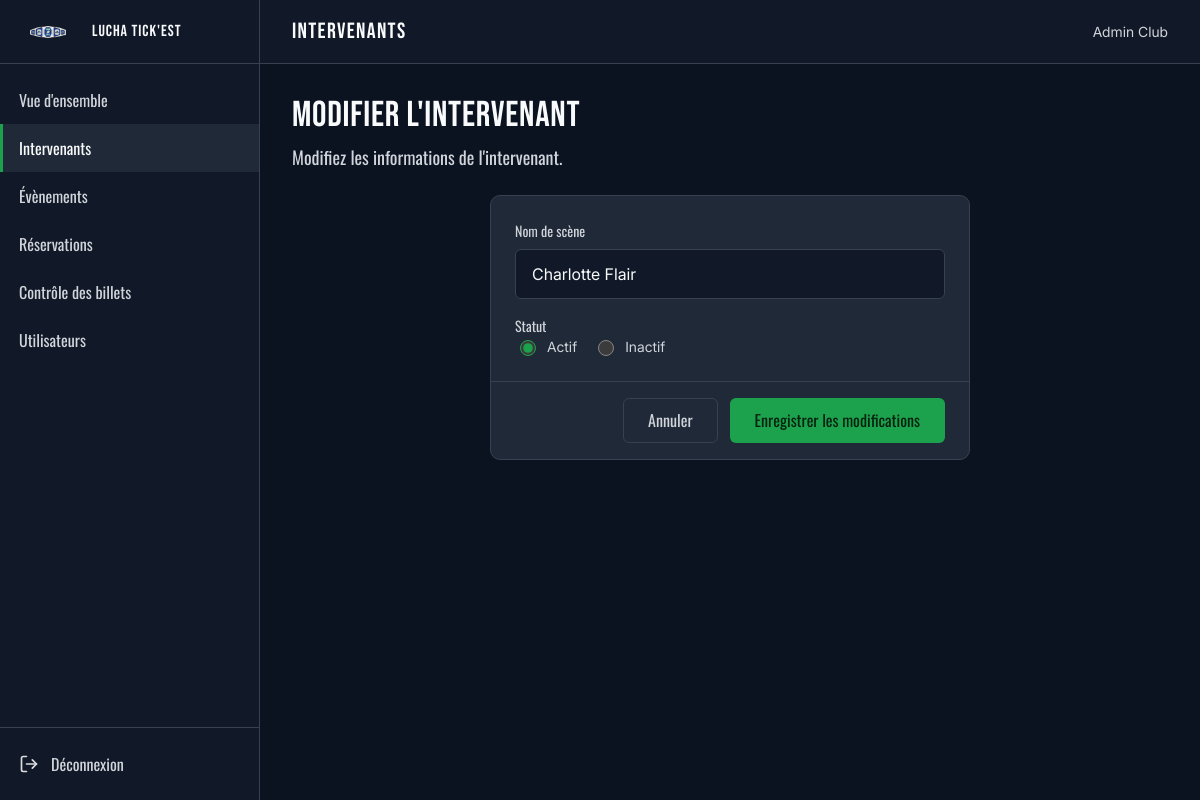
Screenshot of /admin/intervenant-form-modification.php?id=8 (signed in) with the database file from the repository.
### tables this page shows
CREATE TABLE utilisateur (
    id_utilisateur INT NOT NULL AUTO_INCREMENT,
    prenom VARCHAR(100) NOT NULL,
    nom VARCHAR(100) NOT NULL,
    email VARCHAR(255) NOT NULL,
    mdp_hash VARCHAR(255) NOT NULL,
    role_utilisateur VARCHAR(10) NOT NULL DEFAULT 'MEMBRE',
    date_creation_compte DATETIME NOT NULL DEFAULT CURRENT_TIMESTAMP,

    CONSTRAINT pk_utilisateur
        PRIMARY KEY (id_utilisateur),

    CONSTRAINT uq_utilisateur_email
        UNIQUE (email),

    CONSTRAINT chk_utilisateur_prenom_non_vide
        CHECK (CHAR_LENGTH(TRIM(prenom)) > 0),

    CONSTRAINT chk_utilisateur_nom_non_vide
        CHECK (CHAR_LENGTH(TRIM(nom)) > 0),

    CONSTRAINT chk_utilisateur_email_non_vide
        CHECK (CHAR_LENGTH(TRIM(email)) > 0),

    CONSTRAINT chk_utilisateur_mdp_hash_non_vide
        CHECK (CHAR_LENGTH(TRIM(mdp_hash)) > 0),

    CONSTRAINT chk_utilisateur_role
        CHECK (role_utilisateur IN ('MEMBRE', 'ADMIN'))
);

CREATE TABLE intervenant (
    id_intervenant INT NOT NULL AUTO_INCREMENT,
    nom_scene VARCHAR(100) NOT NULL,
    statut_intervenant VARCHAR(10) NOT NULL DEFAULT 'ACTIF',

    CONSTRAINT pk_intervenant
        PRIMARY KEY (id_intervenant),

    CONSTRAINT uq_intervenant_nom_scene
        UNIQUE (nom_scene),

    CONSTRAINT chk_intervenant_nom_scene_non_vide
        CHECK (
            CHAR_LENGTH(TRIM(nom_scene)) > 0
        ),

    CONSTRAINT chk_intervenant_statut
        CHECK (
            statut_intervenant IN ('ACTIF', 'INACTIF')
        )
);

### public/admin/intervenant-form-modification.php (called while the page is built, shortened)
<?php
require dirname(__DIR__, 2) . '/config/bootstrap.php';
$idIntervenant = (int) ($_GET['id'] ?? 0);
$intervenantRepository = new IntervenantRepository($pdo);
$intervenant = $intervenantRepository->findById($idIntervenant);
$nomScene = $intervenant['nom_scene'];
$statut = $intervenant['statut_intervenant'];
$topbarTitle = 'Intervenants';
require dirname(__DIR__, 2) . '/app/Views/layouts/admin.php';

### config/bootstrap.php (called while the page is built, shortened)
<?php
$config = require __DIR__ . '/app.php';
$database = new Database($config['database']);
$pdo = $database->getConnection();
$pdo->exec('SET time_zone = ' . $pdo->quote(date('P')));
$sessionUtilisateur = $_SESSION['utilisateur'] ?? null;
$utilisateurConnecte = is_array($sessionUtilisateur) ? $sessionUtilisateur : null;
if (
    $utilisateurConnecte !== null && isset($utilisateurConnecte['id'])
) {
    $utilisateurRepository = new UtilisateurRepository($pdo);
    $utilisateurActuel = $utilisateurRepository->findById((int) $utilisateurConnecte['id']);
    if ($utilisateurActuel === null) {
        unset($_SESSION['utilisateur']);
        $utilisateurConnecte = null;
    } else {
        $utilisateurConnecte = $_SESSION['utilisateur'];
    }
}

### app/Repositories/UtilisateurRepository.php (called while the page is built, shortened)
<?php
class UtilisateurRepository
{
    private PDO $pdo;
    public function __construct(PDO $pdo)
    {
        $this->pdo = $pdo;
    }
    public function findById(int $idUtilisateur): ?array
    {
        $statement = $this->pdo->prepare(
            'SELECT
            id_utilisateur,
            prenom,
            nom,
            email,
            mdp_hash,
            role_utilisateur,
            date_creation_compte
        FROM utilisateur
        WHERE id_utilisateur = :id_utilisateur'
        );
        $statement->execute([
            'id_utilisateur' => $idUtilisateur,
        ]);
        $utilisateur = $statement->fetch();
        return $utilisateur ?: null;
    }
}

### app/Repositories/IntervenantRepository.php (called while the page is built, shortened)
<?php
class IntervenantRepository
{
    private PDO $pdo;
    public function __construct(PDO $pdo)
    {
        $this->pdo = $pdo;
    }
    public function findById(int $id): ?array
    {
        $statement = $this->pdo->prepare(
            'SELECT
            id_intervenant,
            nom_scene,
            statut_intervenant
        FROM intervenant
        WHERE id_intervenant = :id'
        );
        $statement->execute([
            'id' => $id,
        ]);
        $intervenant = $statement->fetch();
        return $intervenant ?: null;
    }
}

### app/Views/pages/admin/intervenant-form-modification.php (the view, shortened to what this page needs)
<main class="admin-content">
    <div class="admin-header">
        <div class="admin-header__text">
            <h1>Modifier l'intervenant</h1>
            <p class="admin-header__description">Modifiez les informations de l'intervenant.</p>
        </div>
    </div>
    <div class="admin-centered">
        <form class="panel" method="post" novalidate>
            <div class="panel__body">
                <div class="form">
                    <div class="field">
                        <label class="field__label" for="scene">Nom de scène</label>
                        <input class="input<?= isset($erreurs['nom_scene']) ? ' is-invalid' : '' ?>" type="text"
                            id="scene" name="nom_scene" maxlength="100" placeholder="Ex. Triple H"
                            value="<?= htmlspecialchars($nomScene, ENT_QUOTES, 'UTF-8') ?>" required>
                    </div>
                    <fieldset class="field">
                        <legend class="field__label">Statut</legend>
                        <div class="radio-row">
                            <label class="radio">
                                <input type="radio" name="statut" value="ACTIF" <?= $statut === 'ACTIF' ? 'checked' : '' ?>>
                                Actif
                            </label>
                            <label class="radio">
                                <input type="radio" name="statut" value="INACTIF" <?= $statut === 'INACTIF' ? 'checked' : '' ?>>
                                Inactif
                            </label>
                        </div>
                    </fieldset>
                </div>
            </div>
            <div class="panel__foot">
                <a class="btn btn--ghost" href="/admin/intervenants.php">Annuler</a>
                <button class="btn btn--primary" type="submit">Enregistrer les modifications</button>
            </div>
        </form>
    </div>
</main>

### app/Views/partials/admin/topbar.php
<header class="admin-topbar">
    <p class="admin-topbar__title"><?= htmlspecialchars($topbarTitle ?? $pageTitle, ENT_QUOTES, 'UTF-8') ?></p>
    <p class="admin-topbar__user">
        <?= htmlspecialchars(
            $utilisateurConnecte['prenom'] . ' ' . $utilisateurConnecte['nom']
        ) ?>
    </p>
</header>

### public/assets/css/base.css (style rules this page uses)
:root { color-scheme: dark; --c-bg: #0b1220; --c-bg-alt: #111827; --c-surface: #1f2937; --c-text: #f9fafb; --c-text-muted: #d1d5db; --c-border: #374151; --c-accent: #1ca24c; --c-accent-light: #4ade80; --c-accent-2: #1042af; --c-warning: #fbe484; --c-danger: #f9867d; --c-accent-dark: #17853f; --c-accent-2-dark: #0d368f; --c-accent-soft: rgba(28, 162, 76, 0.14); --c-danger-soft: rgba(249, 134, 125, 0.14); --c-warning-soft: rgba(251, 228, 132, 0.14); --c-surface-soft: rgba(249, 250, 251, 0.04); --f-title: "Bebas Neue", "Oswald", Impact, sans-serif; --f-alt: "Oswald", "Bebas Neue", sans-serif; --f-body: "Inter", Arial, sans-serif; }
*, *::before, *::after { box-sizing: border-box; }
body { margin: 0; min-height: 100vh; display: flex; flex-direction: column; background-color: var(--c-bg); color: var(--c-text); font-family: var(--f-body); font-size: 1rem; line-height: 1.5; }
a { color: inherit; text-decoration: none; }
button, input, select, textarea { font: inherit; color: inherit; }
button { cursor: pointer; }
fieldset { margin: 0; padding: 0; border: 0; }
legend { padding: 0; }
h1, h2, h3, h4, p { margin: 0; }
h1, h2, h3, h4 { font-weight: 400; line-height: 1.1; }

### public/assets/css/components.css (style rules this page uses)
.btn { display: inline-flex; align-items: center; justify-content: center; gap: 0.5rem; padding: 0.75rem 1.5rem; border: 1px solid transparent; border-radius: 6px; background-color: var(--c-surface); color: var(--c-text); font-family: var(--f-alt); font-size: 1rem; line-height: 1.2; text-align: center; }
.btn--primary { background-color: var(--c-accent); color: #05210f; }
.btn--ghost { background-color: transparent; border-color: var(--c-border); color: var(--c-text-muted); }
.form { display: flex; flex-direction: column; gap: 1rem; }
.field { display: flex; flex-direction: column; gap: 0.5rem; }
.field__label { font-family: var(--f-alt); font-size: 0.875rem; color: var(--c-text-muted); }
.input, .select, .textarea { width: 100%; padding: 0.75rem 1rem; background-color: var(--c-bg-alt); border: 1px solid var(--c-border); border-radius: 6px; color: var(--c-text); font-size: 1rem; }
.input::placeholder, .textarea::placeholder { color: #8a93a3; }

### public/assets/css/admin.css (style rules this page uses)
.admin-topbar { position: sticky; top: 0; z-index: 20; display: flex; align-items: center; justify-content: space-between; gap: 1rem; height: 64px; padding: 0 2rem; background-color: var(--c-bg-alt); border-bottom: 1px solid var(--c-border); }
.admin-topbar__title { font-family: var(--f-title); font-size: 1.375rem; letter-spacing: 0.06em; text-transform: uppercase; }
.admin-topbar__user { font-size: 0.875rem; color: var(--c-text-muted); }
.admin-content { flex: 1; padding: 2rem; }
.admin-content > * + * { margin-top: 1.5rem; }
.admin-header { display: flex; flex-wrap: wrap; align-items: flex-start; justify-content: space-between; gap: 1rem; }
.admin-header__text { min-width: 0; }
.admin-header h1 { font-family: var(--f-title); font-size: 2.25rem; letter-spacing: 0.02em; text-transform: uppercase; }
.admin-header__description { margin-top: 0.5rem; font-family: var(--f-alt); font-size: 1.125rem; color: var(--c-text-muted); }
.panel { overflow: hidden; background-color: var(--c-surface); border: 1px solid var(--c-border); border-radius: 10px; }
.panel__body { padding: 1.5rem; }
.panel__foot { display: flex; flex-wrap: wrap; justify-content: flex-end; gap: 0.75rem; padding: 1rem 1.5rem; border-top: 1px solid var(--c-border); }

### public/assets/css/admin-components.css (style rules this page uses)
.radio-row { display: flex; flex-wrap: wrap; gap: 1rem; }
.radio { display: inline-flex; align-items: center; gap: 0.5rem; color: var(--c-text-muted); font-size: 0.875rem; cursor: pointer; }
.radio input { width: 16px; height: 16px; accent-color: var(--c-accent); }
.admin-centered { display: flex; justify-content: center; }
.admin-centered > form { width: 100%; max-width: 480px; }
.admin-centered .panel { width: 100%; }

### rows the page displays
utilisateur: prenom+nom "Admin Club"
intervenant: nom_scene "Charlotte Flair", statut_intervenant "☑ Actif", statut_intervenant "☐ Inactif"

### other values shown
$topbarTitle "INTERVENANTS"
